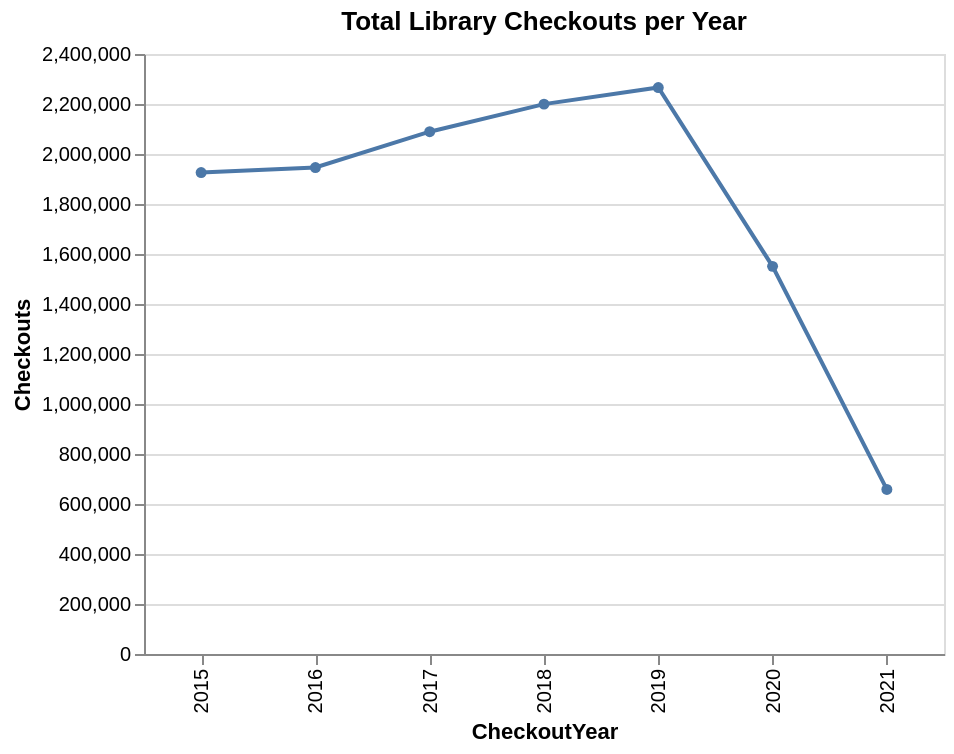

Source (notebook cell):
### Markdown cell above
Task2: I am using differnet Altair Marks.
For visualization 1, I will do line chard and for this, 'CheckoutYear' and 'Checkpouts' are being used. It will show the trend of total library checkouts over time by year.
For visualization 2, I will do area chart and for this, all three collumns are being used -- CheckoutYear, UsageClass, and Checkouts. This visualization compare the number of checkouts between different usage classes.

### Code cell
year_totals = (
    seattle_df.groupby("CheckoutYear", as_index=False)["Checkouts"]
    .sum()
)

chart1 = alt.Chart(year_totals).mark_line(point=True).encode(
    x='CheckoutYear:O',
    y='Checkouts:Q',
    tooltip=['CheckoutYear','Checkouts']
).properties(
    title="Total Library Checkouts per Year",
    width=400,
    height=300
)

chart1

### Figure 1 — Vega-Lite specification as saved in the notebook (floating-point values rounded to 4 significant figures)
{"config": {"view": {"continuousWidth": 300, "continuousHeight": 300}}, "data": {"name": "data-954638e066a848f3a22a2767f9c7bbe9"}, "mark": {"type": "line", "point": true}, "encoding": {"tooltip": [{"field": "CheckoutYear", "type": "quantitative"}, {"field": "Checkouts", "type": "quantitative"}], "x": {"field": "CheckoutYear", "type": "ordinal"}, "y": {"field": "Checkouts", "type": "quantitative"}}, "height": 300, "title": "Total Library Checkouts per Year", "width": 400, "$schema": "https://vega.github.io/schema/vega-lite/v5.20.1.json", "datasets": {"data-954638e066a848f3a22a2767f9c7bbe9": [{"CheckoutYear": 2015, "Checkouts": 1925684}, {"CheckoutYear": 2016, "Checkouts": 1945922}, {"CheckoutYear": 2017, "Checkouts": 2089190}, {"CheckoutYear": 2018, "Checkouts": 2199462}, {"CheckoutYear": 2019, "Checkouts": 2265956}, {"CheckoutYear": 2020, "Checkouts": 1550545}, {"CheckoutYear": 2021, "Checkouts": 658327}]}}
